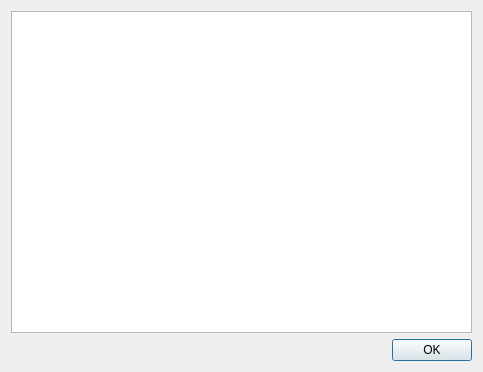
<?xml version="1.0" encoding="UTF-8"?>
<ui version="4.0">
 <class>MotDDialog</class>
 <widget class="QDialog" name="MotDDialog">
  <property name="geometry">
   <rect>
    <x>0</x>
    <y>0</y>
    <width>483</width>
    <height>372</height>
   </rect>
  </property>
  <property name="windowTitle">
   <string>Message of the Day</string>
  </property>
  <layout class="QVBoxLayout" name="verticalLayout">
   <item>
    <widget class="QTextBrowser" name="motdView">
     <property name="openLinks">
      <bool>false</bool>
     </property>
    </widget>
   </item>
   <item>
    <layout class="QHBoxLayout" name="horizontalLayout">
     <item>
      <spacer name="horizontalSpacer">
       <property name="orientation">
        <enum>Qt::Horizontal</enum>
       </property>
       <property name="sizeHint" stdset="0">
        <size>
         <width>40</width>
         <height>20</height>
        </size>
       </property>
      </spacer>
     </item>
     <item>
      <widget class="QPushButton" name="okButton">
       <property name="text">
        <string>OK</string>
       </property>
      </widget>
     </item>
    </layout>
   </item>
  </layout>
 </widget>
 <resources/>
 <connections/>
</ui>
